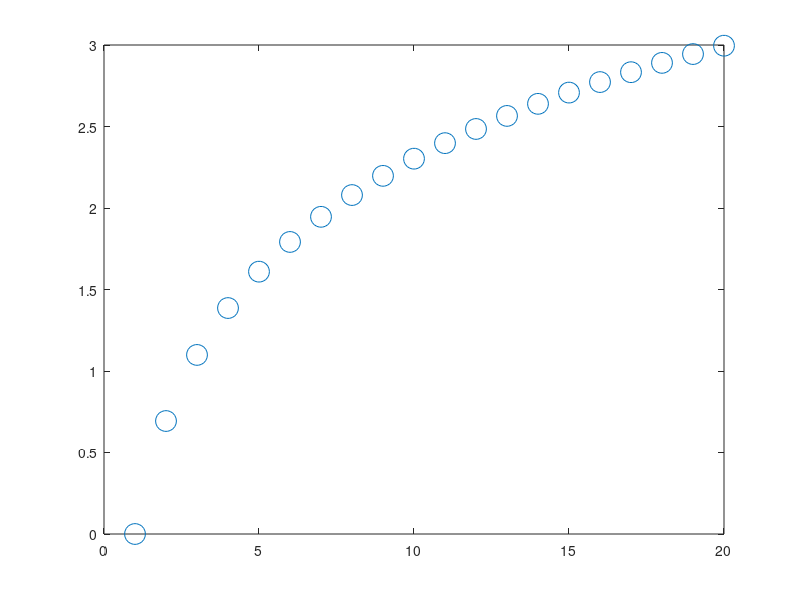

The MATLAB source for this figure:
%%
clc,clear,close all
x = [1 2 4 6 7 8 10 11 12 14 16 17 18 20];
y = [1 2 4 6 7 8 10 10 8 7 6 4 2 1];
figure(1)
plot(x,y,'o','MarkerSize',15)
%%
clc,clear,close all
x = 1:20;
y = log(x);
figure(1)
plot(x,y,'o','MarkerSize',15)